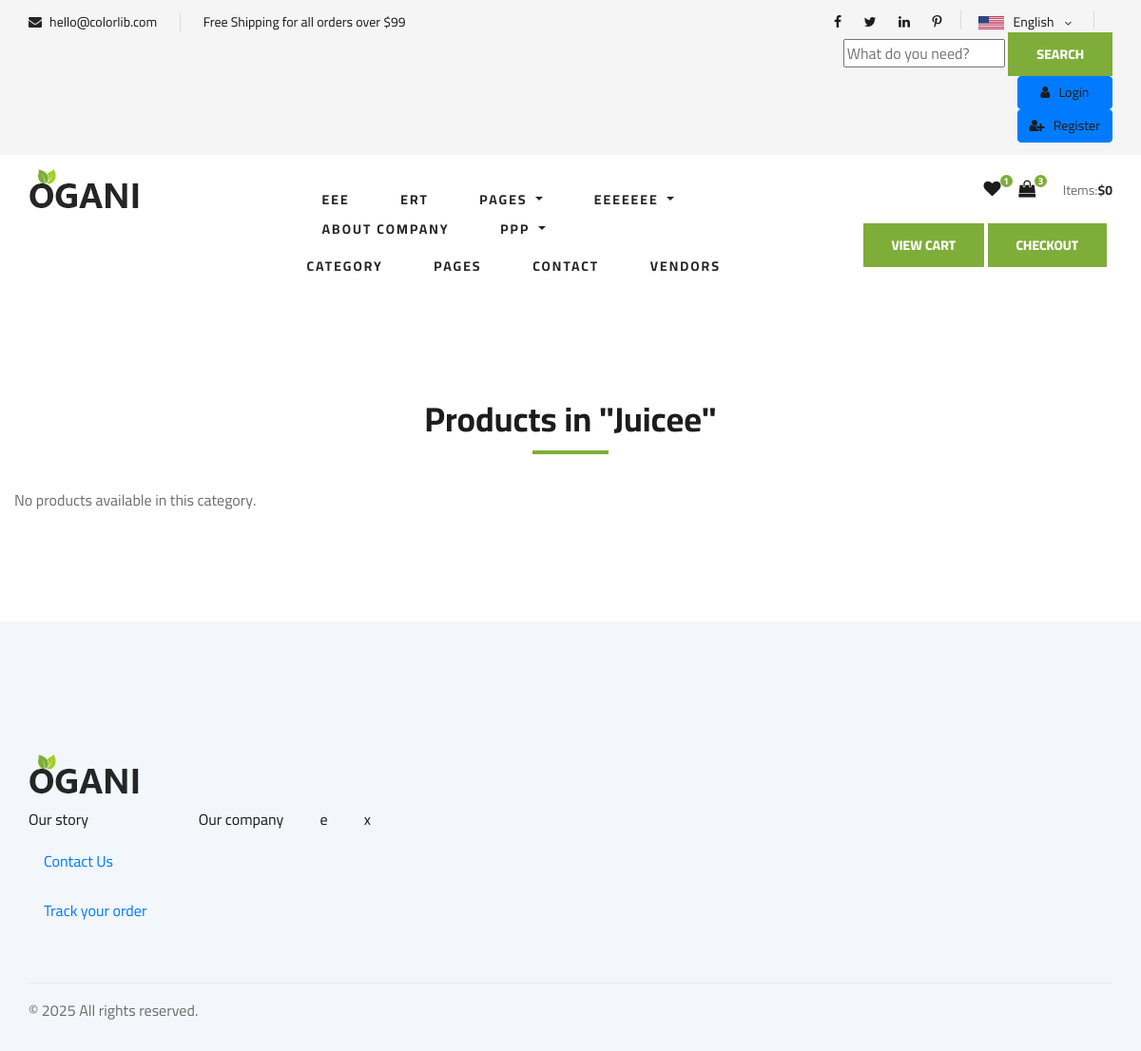
/category/cate1abe4hde5/, run on the app's committed database.
### core/models.py (models this page shows, shortened)
class Navbar(models.Model):
    title = models.CharField(max_length=100)
    url = models.URLField(max_length=200, null=True, blank=True, default="http://127.0.0.1:8000/#")
    status = models.CharField(choices=STATUS_CHOICES, max_length=20, default="Active")
    created_by = models.ForeignKey(User, related_name="created_navbars", on_delete=models.SET_NULL, null=True, blank=True)
    order = models.IntegerField(default=0)
    parent = models.ForeignKey(
        'self', on_delete=models.SET_NULL, null=True, blank=True, related_name='children'
    )
    class Meta:
        ordering = ['order']
    class Meta:
        verbose_name_plural = "Navbar"

class Category(models.Model):
    cid = ShortUUIDField(unique=True, length=10, max_length=20, prefix="cat", alphabet="abcdegh12345")
    title = models.CharField(max_length=100)
    image = models.ImageField(upload_to="category")
    created_at = models.DateTimeField(auto_now_add=True)
    status = models.CharField(choices=STATUS_CHOICES, max_length=20, default="Active")  # Increase max_length
    updated_by = models.ForeignKey(User, on_delete=models.SET_NULL, null=True, related_name='updated_categories')
    class Meta:
        verbose_name_plural = "Categories"

class Footer(models.Model):
    title = models.CharField(max_length=100, default="Study in India", null= True, blank=True)
    url = models.URLField(max_length=200, null=True, blank=True, default="https://studyinindia.com.np/")
    status = models.CharField(choices=STATUS_CHOICES, max_length=20, default="Active")
    created_by = models.ForeignKey(User, related_name="created_footers", on_delete=models.SET_NULL, null=True, blank=True)
    order = models.IntegerField(default=0)
    parent = models.ForeignKey(
        'self', on_delete=models.SET_NULL, null=True, blank=True, related_name='children'
    )
    logo = models.ImageField(upload_to="footer", null=True, blank=True)

### core/views.py (the view)
# urls.py: path('category/<str:cid>/', views.category_product_list, name='category_product_list'),  # Category product list with category id
def category_product_list(request, cid):
    category = Category.objects.get ( cid=cid)
    products = Product.objects.filter(product_status="published", category=category)
    navbars = Navbar.objects.filter(status='Active').order_by('order')
    footer=Footer.objects.filter()
    context = {
        'category': category,
        'products': products,
        'navbars': navbars,
        'footer':footer,
    }
    return render(request, 'core/category_product_list.html', context)

### ecomprj/context_processors.py (called while the page is built, shortened)
def default(request):
    cart_total_amount = 0
    cart_count = 0
    months = []
    monthly_sales = []
    if request.user.is_authenticated:
        address = Address.objects.filter(user_id=request.user.id).first()
    else:
        address = None  # For anonymous users, set address to None or handle appropriately
    categories = Category.objects.all()
    vendors = Vendor.objects.all()
    min_max_price = Product.objects.aggregate(Min("price"), Max("price"))
    return {
        'address': address,
        'categories': categories,
        'vendors': vendors,
        'min_max_price': min_max_price,
        'cart_total_amount': cart_total_amount,  # Adding cart total amount to the context
        'cart_count': cart_count,
        'months': months,
        'monthly_sales': monthly_sales,
    }

### templates/core/category_product_list.html
{% extends 'partials/base.html' %}
{% load static %}
{% block content %}
<section class="category-product-list spad">
    <div class="container">
        <div class="section-title">
            <h2>Products in "{{ category.title }}"</h2>
        </div>
        <div class="row">
            {% for product in products %}
            <div class="col-lg-4 col-md-6">
                <div class="product-item">
                    <div class="product-item__pic">
                        <img src="{{ product.image.url }}" alt="{{ product.name }}">
                    </div>
                    <div class="product-item__text">
                        <h5>{{ product.name }}</h5>
                        <p>{{ product.description|safe }}</p>
                        <span class="product-price">${{ product.price }}</span>
                        <span class="product-color">{{ product.color }}</span>
                        {% if product.vendor %}
                            <p>Sold by: <strong>{{ product.vendor.title }}</strong></p>
                        {% endif %}
                        <a href="{% url 'core:pages1' product.id %}" class="btn btn-primary">View Details</a>
                    </div>
                </div>
            </div>
            {% empty %}
            <p>No products available in this category.</p>
            {% endfor %}
        </div>
    </div>
</section>
{% endblock %}

### templates/partials/base.html (shortened to what this page needs)
  {% load static %}
<!DOCTYPE html>
<html lang="en">
<head>
    <link rel="stylesheet" href="{% static 'css/bootstrap.min.css' %}" type="text/css">
    <link rel="stylesheet" href="{% static 'css/font-awesome.min.css' %}" type="text/css">
    <link rel="stylesheet" href="{% static 'css/elegant-icons.css' %}" type="text/css">
    <link rel="stylesheet" href="{% static 'css/nice-select.css' %}" type="text/css">
    <link rel="stylesheet" href="{% static 'css/jquery-ui.min.css' %}" type="text/css">
    <link rel="stylesheet" href="{% static 'css/owl.carousel.min.css' %}" type="text/css">
    <link rel="stylesheet" href="{% static 'css/slicknav.min.css' %}" type="text/css">
    <link rel="stylesheet" href="{% static 'css/style.css' %}" type="text/css">
</head>
<body>
    <header class="header">
        <div class="header__top">
            <div class="container">
                <div class="row">
                    <div class="col-lg-6 col-md-6">
                        <div class="header__top__left">
                            <ul>
                                <li><i class="fa fa-envelope"></i> hello@colorlib.com</li>
                                <li>Free Shipping for all orders over $99</li>
                            </ul>
                        </div>
                    </div>
                    <div class="col-lg-6 col-md-6">
                        <div class="header__top__right">
                            <div class="header__top__right__social">
                                <a href="#"><i class="fa fa-facebook"></i></a>
                                <a href="#"><i class="fa fa-twitter"></i></a>
                                <a href="#"><i class="fa fa-linkedin"></i></a>
                                <a href="#"><i class="fa fa-pinterest-p"></i></a>
                            </div>
                            <div class="header__top__right__language">
                                <img src="{% static 'img/language.png' %}" alt="">
                                <div>English</div>
                                <span class="arrow_carrot-down"></span>
                            </div>
                            <form action="{% url 'core:search' %}" method="get">
                                <input type="text" placeholder="What do you need?" name="q">
                                <button type="submit" class="site-btn">SEARCH</button>
                            </form>
                             <div class="header__top__right__auth">
    {% if request.user.is_authenticated %}
        <a href="{% url 'core:customer_dashboard' %}" class="btn btn-primary"><i class="fa fa-user"></i> My Account</a>
        <a href="{% url 'userauth:logout' %}" class="btn btn-primary"><i class="fa fa-sign-out"></i> Logout</a>
    {% else %}
        <a href="{% url 'userauth:login' %}" class="btn btn-primary"><i class="fa fa-user"></i> Login</a>
        <a href="{% url 'userauth:register' %}" class="btn btn-primary"><i class="fa fa-user-plus"></i> Register</a>
    {% endif %}
</div>
                        </div>
                    </div>
                </div>
            </div>
        </div>
      <div class="container">
    <div class="row">
        <div class="col-lg-3">
            <div class="header__logo">
                <a href="{% url 'core:index' %}"><img src="{% static 'img/logo.png' %}" alt=""></a>
            </div>
        </div>
       <div class="col-lg-6">
    <nav class="header__menu">
        <ul>
<nav class="navbar">
    <ul>
        {% for navbar in navbars %}
            <li class="nav-item {% if navbar.children.all %}dropdown{% endif %}">
                <a href="{{ navbar.url }}" class="nav-link {% if navbar.children.all %}dropdown-toggle{% endif %}"
                   {% if navbar.children.all %}data-toggle="dropdown"{% endif %}>
                    {{ navbar.title }}
                </a>
            </li>
        {% endfor %}
    </ul>
</nav>
            <li><a href="#">Category</a>
            </li>
            <li><a href="#">Pages</a>
            </li>
            <li><a href="{% url 'core:contact' %}">Contact</a></li>
            <li><a href="{% url 'core:vendor_list' %}">Vendors</a></li>
        </ul>
    </nav>
</div>
        <div class="col-lg-3">
            <div class="header__cart">
                <ul>
                    <li><a href="#"><i class="fa fa-heart"></i> <span>1</span></a></li>
                    <li><a href="{% url 'core:cart' %}"><i class="fa fa-shopping-bag"></i> <span>3</span></a></li>
                </ul>
                <div class="header__cart__price">Items:<span>$</span><span id="cart-total-price">{{ cart_total_amount }}</span></div>
            </div>
            <div class="cart-dropdown-wrap">
                <div class="cart-dropdown">
                    <a href="{% url 'core:cart' %}" class="site-btn">View Cart</a>
                    <a href="{% url 'core:checkout' %}" class="site-btn">Checkout</a>
                </div>
            </div>
        </div>
    </div>
</div>
        {% block content %}
        {% endblock %}
   <footer class="footer spad">
    <footer class="footer spad">
    <div class="container">
        <div class="row">
            <div class="col-lg-4 col-md-4 col-sm-6">
                <div class="footer__about">
                    <div class="footer__logo">
                        <a href="{% url 'core:index' %}"><img src="{% static 'img/logo.png' %}" alt=""></a>
                    </div>
                    <ul class="nav d-flex justify-content-between">
    {% for navba in footer %}
        {% if not navba.parent %}
            <li class="nav-item">
                {% if navba.url %}
                    <a href="{{ navba.url }}" class="nav-link">
                        {{ navba.title }}
                    </a>
                {% else %}
                    <span class="nav-title">
                        {{ navba.title }}
                    </span>
                {% endif %}
                {% if navba.children.all %}
                    <ul class="nav flex-column">
                        {% for child in navba.children.all %}
                            <li class="nav-item">
                                <a href="{{ child.url }}" class="nav-link">
                                    {{ child.title }}
                                </a>
                            </li>
                        {% endfor %}
                    </ul>
                {% endif %}
            </li>
        {% endif %}
    {% endfor %}
</ul>
                </div>
            </div>
        </div>
        <div class="footer__copyright">
            <p>&copy; 2025 All rights reserved.</p>
        </div>
    </div>
</footer>
</body>
</html>

### static/css/style.css (style rules this page uses)
html, body { height: 100%; font-family: "Cairo", sans-serif; -webkit-font-smoothing: antialiased; font-smoothing: antialiased; }
h1, h2, h3, h4, h5, h6 { margin: 0; color: #111111; font-weight: 400; font-family: "Cairo", sans-serif; }
h2 { font-size: 36px; }
p { font-size: 16px; font-family: "Cairo", sans-serif; color: #6f6f6f; font-weight: 400; line-height: 26px; margin: 0 0 15px 0; }
img { max-width: 100%; }
ul, ol { padding: 0; margin: 0; }
.section-title { margin-bottom: 50px; text-align: center; }
.section-title h2 { color: #1c1c1c; font-weight: 700; position: relative; }
.section-title h2:after { position: absolute; left: 0; bottom: -15px; right: 0; height: 4px; width: 80px; background: #7fad39; content: ""; margin: 0 auto; }
.spad { padding-top: 100px; padding-bottom: 100px; }
.site-btn { font-size: 14px; color: #ffffff; font-weight: 800; text-transform: uppercase; display: inline-block; padding: 13px 30px 12px; background: #7fad39; border: none; }
.header__top { background: #f5f5f5; }
.header__top__left { padding: 10px 0 13px; }
.header__top__left ul li { font-size: 14px; color: #1c1c1c; display: inline-block; margin-right: 45px; position: relative; }
.header__top__left ul li:after { position: absolute; right: -25px; top: 1px; height: 20px; width: 1px; background: #000000; opacity: 0.1; content: ""; }
.header__top__left ul li:last-child { margin-right: 0; }
.header__top__left ul li:last-child:after { display: none; }
.header__top__left ul li i { color: #252525; margin-right: 5px; }
.header__top__right { text-align: right; padding: 10px 0 13px; }
.header__top__right__social { position: relative; display: inline-block; margin-right: 35px; }
.header__top__right__social:after { position: absolute; right: -20px; top: 1px; height: 20px; width: 1px; background: #000000; opacity: 0.1; content: ""; }
.header__top__right__social a { font-size: 14px; display: inline-block; color: #1c1c1c; margin-right: 20px; }
.header__top__right__social a:last-child { margin-right: 0; }
.header__top__right__language { position: relative; display: inline-block; margin-right: 40px; cursor: pointer; }
.header__top__right__language:after { position: absolute; right: -21px; top: 1px; height: 20px; width: 1px; background: #000000; opacity: 0.1; content: ""; }
.header__top__right__language img { margin-right: 6px; }
.header__top__right__language div { font-size: 14px; color: #1c1c1c; display: inline-block; margin-right: 4px; }
.header__top__right__language span { font-size: 14px; color: #1c1c1c; position: relative; top: 2px; }
.header__top__right__auth { display: inline-block; }
.header__top__right__auth a { display: block; font-size: 14px; color: #1c1c1c; }
.header__top__right__auth a i { margin-right: 6px; }
.header__logo { padding: 15px 0; }
.header__logo a { display: inline-block; }
.header__menu { padding: 24px 0; }
.header__menu ul li { list-style: none; display: inline-block; margin-right: 50px; position: relative; }
.header__menu ul li:last-child { margin-right: 0; }
.header__menu ul li a { font-size: 14px; color: #252525; text-transform: uppercase; font-weight: 700; letter-spacing: 2px; -webkit-transition: all, 0.3s; -moz-transition: all, 0.3s; -ms-transition: all, 0.3s; -o-transition: all, 0.3s; transition: all, 0.3s; padding: 5px 0; display: block; }
.header__cart { text-align: right; padding: 24px 0; }
.header__cart ul { display: inline-block; margin-right: 25px; }
.header__cart ul li { list-style: none; display: inline-block; margin-right: 15px; }
.header__cart ul li:last-child { margin-right: 0; }
.header__cart ul li a { position: relative; }
.header__cart ul li a i { font-size: 18px; color: #1c1c1c; }
.header__cart ul li a span { height: 13px; width: 13px; background: #7fad39; font-size: 10px; color: #ffffff; line-height: 13px; text-align: center; font-weight: 700; display: inline-block; border-radius: 50%; position: absolute; top: 0; right: -12px; }
.header__cart .header__cart__price { font-size: 14px; color: #6f6f6f; display: inline-block; }
.header__cart .header__cart__price span { color: #252525; font-weight: 700; }
.footer { background: #F3F6FA; padding-top: 70px; padding-bottom: 0; }
.footer__about { margin-bottom: 30px; }
.footer__about ul li { font-size: 16px; color: #1c1c1c; line-height: 36px; list-style: none; }
.footer__copyright { border-top: 1px solid #ebebeb; padding: 15px 0; overflow: hidden; margin-top: 20px; }
@media only screen and (min-width: 1200px) { .container { max-width: 1170px; } }

### data on the page
Navbar: title "EEE"
Navbar: title "ERT"
Navbar: title "PAGES"
Navbar: title "EEEEEEE"
Navbar: title "ABOUT COMPANY"
Navbar: title "PPP"
Category: title "Juicee"
Footer: title "Our story"
Footer: title "Contact Us"
Footer: title "Track your order"
Footer: title "Our company"
Footer: title "e"
Footer: title "x"

### other printed values
{{ cart_total_amount }} "0"
